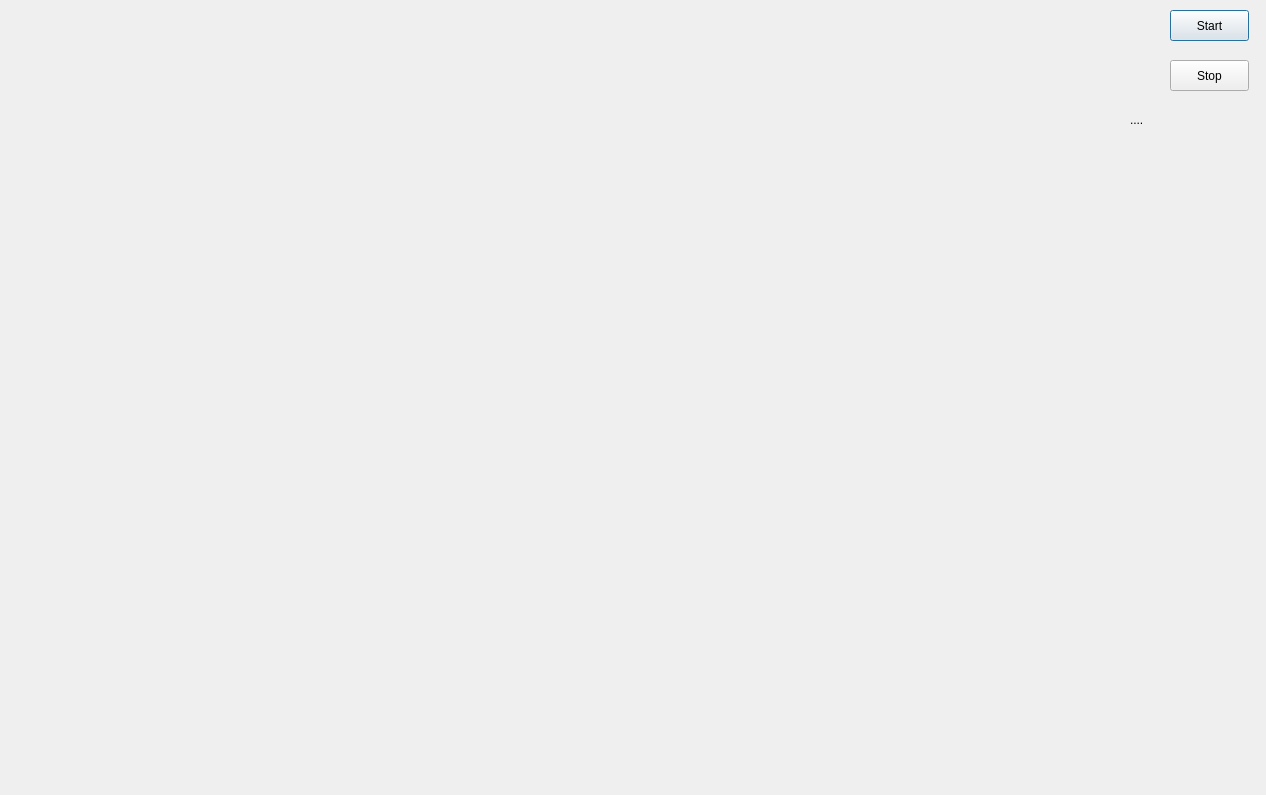
<?xml version="1.0" encoding="UTF-8"?>
<ui version="4.0">
 <class>KSJSCZDemoMainWindow</class>
 <widget class="QDialog" name="KSJSCZDemoMainWindow">
  <property name="geometry">
   <rect>
    <x>0</x>
    <y>0</y>
    <width>1266</width>
    <height>795</height>
   </rect>
  </property>
  <property name="windowTitle">
   <string>Dialog</string>
  </property>
  <widget class="QPushButton" name="StartCapturePushButton">
   <property name="geometry">
    <rect>
     <x>1170</x>
     <y>10</y>
     <width>79</width>
     <height>31</height>
    </rect>
   </property>
   <property name="text">
    <string>Start</string>
   </property>
  </widget>
  <widget class="QPushButton" name="StopCapturePushButton">
   <property name="geometry">
    <rect>
     <x>1170</x>
     <y>60</y>
     <width>79</width>
     <height>31</height>
    </rect>
   </property>
   <property name="text">
    <string>Stop</string>
   </property>
  </widget>
  <widget class="QLabel" name="InfoLabel">
   <property name="geometry">
    <rect>
     <x>1130</x>
     <y>110</y>
     <width>121</width>
     <height>20</height>
    </rect>
   </property>
   <property name="text">
    <string>....</string>
   </property>
  </widget>
 </widget>
 <resources/>
 <connections/>
</ui>
